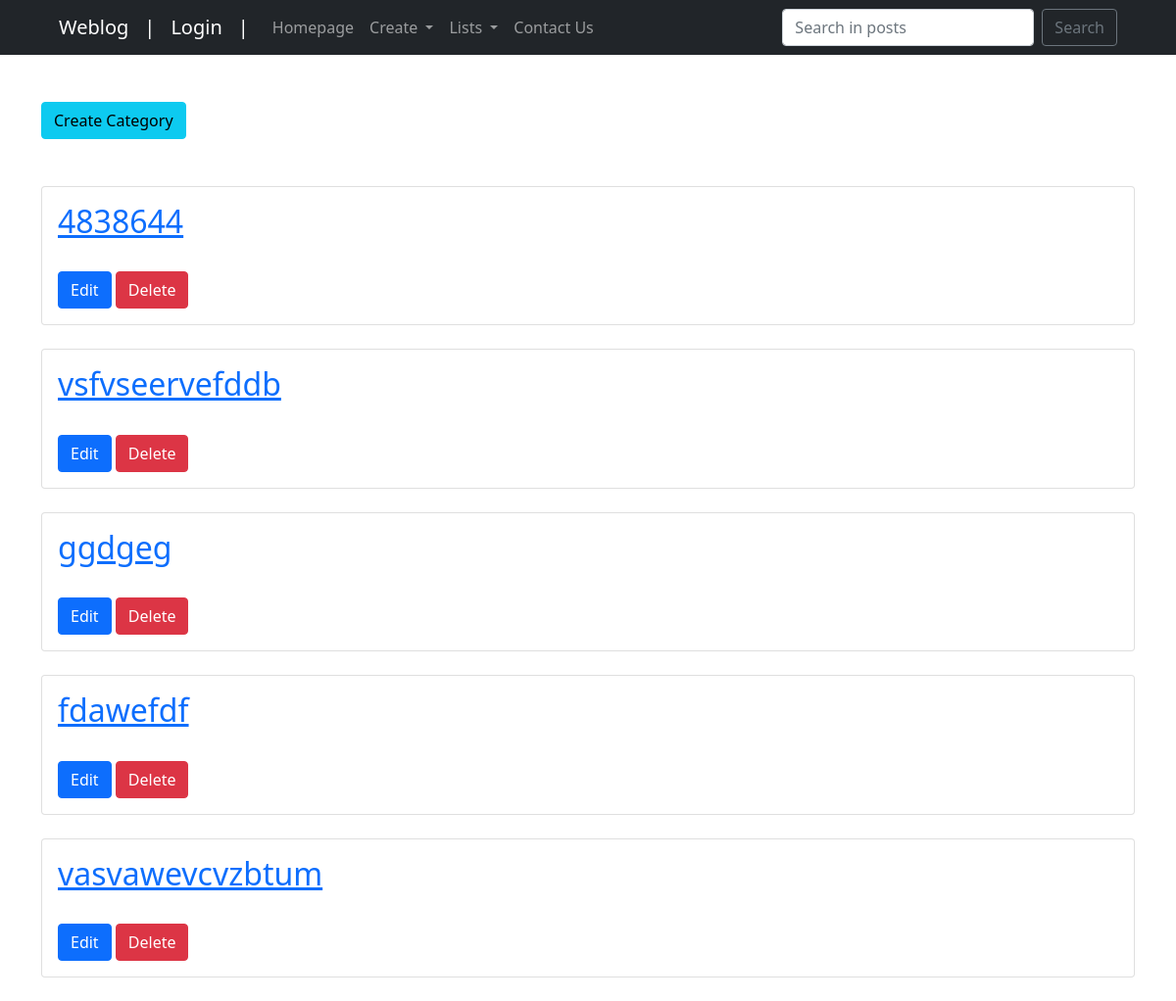
Before: /weblog/categories/ with the older database file.
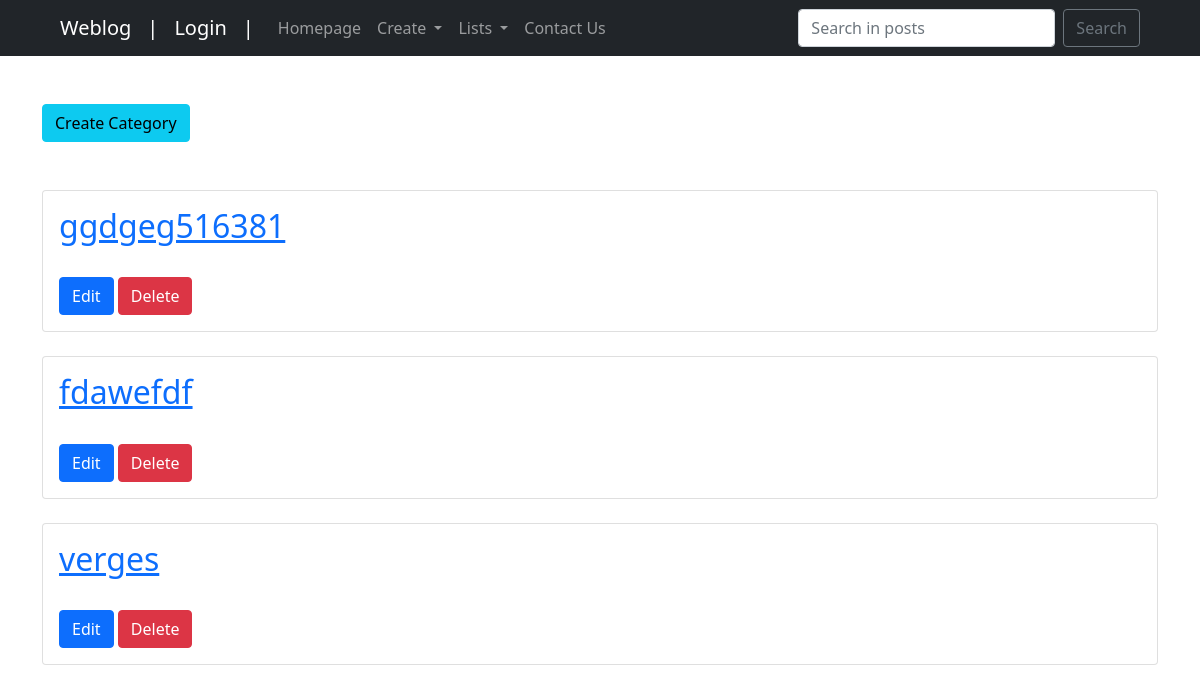
After: the same page with the newer database file.
### weblog/models.py (models this page shows, shortened)
class Category(models.Model):
    parent = models.ForeignKey('self', on_delete=models.CASCADE, blank=True, null=True)
    name = models.CharField('Category Name', max_length=30, null=True)
    updated_on = models.DateTimeField(auto_now=True, null=True)

### weblog/views.py (the view)
# urls.py: path("categories/", CategoryList.as_view(), name="category_list"),
class CategoryList(ListView):
    model = Category
    template_name = 'weblog/category/category_list.html'

### weblog/templates/weblog/category/category_list.html (shortened to what this page needs)
{% extends 'weblog/index.html' %}
{% load static %}
{% block content %}
    <a href="{% url 'weblog:category_create' %}" class="btn btn-info mb-5" role="button">Create Category</a>
    {% for cat in object_list %}
        <div class="card mb-4">
            <div class="card-body">
                <h2 class="card-title"><a href="{% url 'weblog:category_detail' cat.id %}">{{cat.name}}<a/></h2>
                <br>
                <a href="{% url 'weblog:category_edit' id=cat.id %} " class="btn btn-primary" role="button">Edit</a>
                <a href="{% url 'weblog:category_delete' id=cat.id %} " class="btn btn-danger" role="button">Delete</a>
            </div>
        </div>
    {% endfor %}
{% endblock content %}

Changed rows visible on the page:
removed Category: name "4838644"
removed Category: name "vsfvseervefddb"
removed Category: name "vasvawevcvzbtum"
changed Category: name "ggdgeg" → "ggdgeg516381"
added Category: name "verges"
